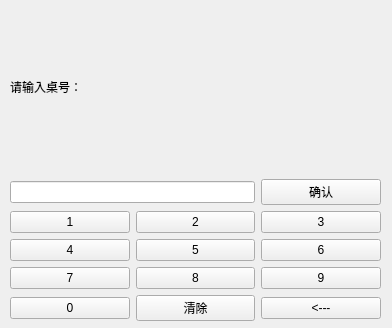
<?xml version="1.0" encoding="UTF-8"?>
<ui version="4.0">
 <class>keyborad</class>
 <widget class="QWidget" name="keyborad">
  <property name="geometry">
   <rect>
    <x>0</x>
    <y>0</y>
    <width>392</width>
    <height>328</height>
   </rect>
  </property>
  <property name="windowTitle">
   <string>点菜系统</string>
  </property>
  <widget class="QWidget" name="layoutWidget">
   <property name="geometry">
    <rect>
     <x>10</x>
     <y>0</y>
     <width>371</width>
     <height>321</height>
    </rect>
   </property>
   <layout class="QGridLayout" name="gridLayout">
    <item row="1" column="0" colspan="2">
     <widget class="QLineEdit" name="lineEdit"/>
    </item>
    <item row="1" column="2">
     <widget class="QPushButton" name="pushButton_queren">
      <property name="text">
       <string>确认</string>
      </property>
     </widget>
    </item>
    <item row="2" column="0">
     <widget class="QPushButton" name="pushButton_1">
      <property name="text">
       <string>1</string>
      </property>
     </widget>
    </item>
    <item row="2" column="1">
     <widget class="QPushButton" name="pushButton_2">
      <property name="text">
       <string>2</string>
      </property>
     </widget>
    </item>
    <item row="2" column="2">
     <widget class="QPushButton" name="pushButton_3">
      <property name="text">
       <string>3</string>
      </property>
     </widget>
    </item>
    <item row="3" column="0">
     <widget class="QPushButton" name="pushButton_4">
      <property name="text">
       <string>4</string>
      </property>
     </widget>
    </item>
    <item row="3" column="1">
     <widget class="QPushButton" name="pushButton_5">
      <property name="text">
       <string>5</string>
      </property>
     </widget>
    </item>
    <item row="3" column="2">
     <widget class="QPushButton" name="pushButton_6">
      <property name="text">
       <string>6</string>
      </property>
     </widget>
    </item>
    <item row="4" column="0">
     <widget class="QPushButton" name="pushButton_7">
      <property name="text">
       <string>7</string>
      </property>
     </widget>
    </item>
    <item row="4" column="1">
     <widget class="QPushButton" name="pushButton_8">
      <property name="text">
       <string>8</string>
      </property>
     </widget>
    </item>
    <item row="4" column="2">
     <widget class="QPushButton" name="pushButton_9">
      <property name="text">
       <string>9</string>
      </property>
     </widget>
    </item>
    <item row="5" column="0">
     <widget class="QPushButton" name="pushButton_0">
      <property name="text">
       <string>0</string>
      </property>
     </widget>
    </item>
    <item row="5" column="1">
     <widget class="QPushButton" name="pushButton_qingchu">
      <property name="text">
       <string>清除</string>
      </property>
     </widget>
    </item>
    <item row="5" column="2">
     <widget class="QPushButton" name="pushButton_xiaochu">
      <property name="text">
       <string>&lt;---</string>
      </property>
     </widget>
    </item>
    <item row="0" column="0" colspan="3">
     <widget class="QLabel" name="label">
      <property name="text">
       <string>请输入桌号：</string>
      </property>
     </widget>
    </item>
   </layout>
  </widget>
 </widget>
 <resources/>
 <connections/>
</ui>
